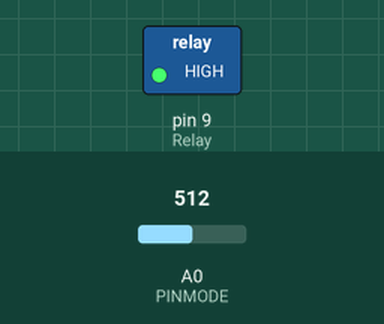
Simulated run of this sketch. Board: Arduino Uno, built with avr-gcc and run on an emulated ATmega328P. Parts: switched loads named in the sketch (green lamp = pin HIGH). Inputs (shaded band) come from the test bench; at power-on: A0 (PINMODE) = 512.

Above: at 1.2 s.
1.3 s: A0 (PINMODE) set to 992
2.8 s: A0 (PINMODE) set to 1016
At 3.2 s:
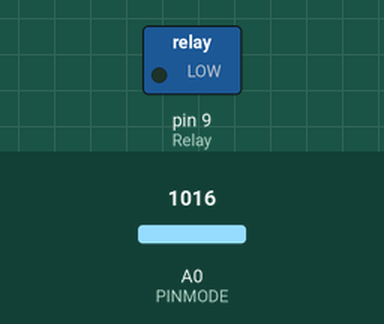
4.3 s: A0 (PINMODE) set to 990
At 5.5 s:
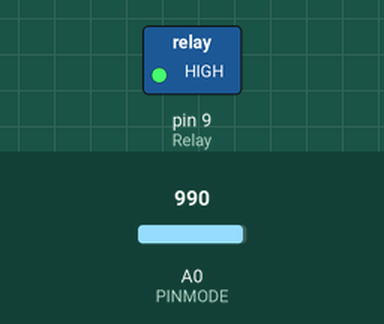
5.8 s: A0 (PINMODE) set to 1010
At 6.6 s:
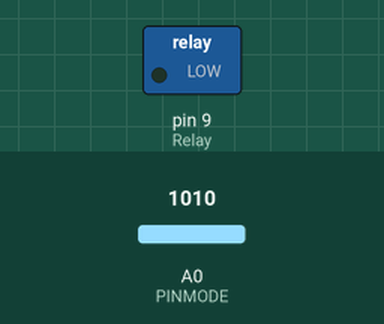
Timing chart, 0 to 8.3 s (numbered marks = the images above; inputs shaded):
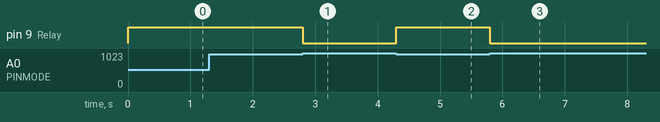

Measured:
- the behaviour switches between 999 and 1000 on A0 (PINMODE) (found by bisection; images 0 and 1)
- after the input at 1.3 s, every drawn part: stays the same
- after the input at 2.8 s, pin 9 (Relay): HIGH → LOW at once
- after the input at 4.3 s, pin 9 (Relay): LOW → HIGH at once
- after the input at 5.8 s, pin 9 (Relay): HIGH → LOW at once

The sketch:

Soil_Moisture_Sensor_RELAY.ino
```cpp
/*
Aralinks Coding Education
modified 27 April 2019
by Gerald Llavore
*/

int Relay = 9;

void setup() {
  pinMode(A0, INPUT);       //PINMODE
  pinMode(Relay, OUTPUT);

}
void loop() {

  int soil = analogRead(A0);

  if (soil < 1000) {
    digitalWrite (Relay, HIGH);
   }
  else {
digitalWrite (Relay, LOW);

   }
}
```
